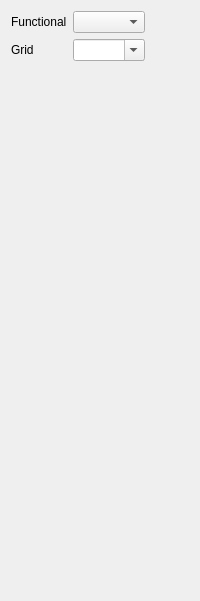
          <widget class="QWidget" name="AdvancedNonlocalCorrelation">
           <layout class="QVBoxLayout" name="verticalLayout_47">
            <item>
             <layout class="QGridLayout" name="gridLayout_16">
              <item row="1" column="0">
               <widget class="QLabel" name="label_6">
                <property name="text">
                 <string>Grid</string>
                </property>
               </widget>
              </item>
              <item row="0" column="0">
               <widget class="QLabel" name="label_4">
                <property name="text">
                 <string>Functional</string>
                </property>
               </widget>
              </item>
              <item row="0" column="1">
               <widget class="QComboBox" name="nl_correlation"/>
              </item>
              <item row="1" column="1">
               <widget class="QComboBox" name="nl_grid">
                <property name="editable">
                 <bool>true</bool>
                </property>
               </widget>
              </item>
              <item row="0" column="2">
               <spacer name="horizontalSpacer_35">
                <property name="orientation">
                 <enum>Qt::Horizontal</enum>
                </property>
                <property name="sizeHint" stdset="0">
                 <size>
                  <width>40</width>
                  <height>20</height>
                 </size>
                </property>
               </spacer>
              </item>
             </layout>
            </item>
            <item>
             <spacer name="verticalSpacer_27">
              <property name="orientation">
               <enum>Qt::Vertical</enum>
              </property>
              <property name="sizeHint" stdset="0">
               <size>
                <width>20</width>
                <height>529</height>
               </size>
              </property>
             </spacer>
            </item>
           </layout>
          </widget>
